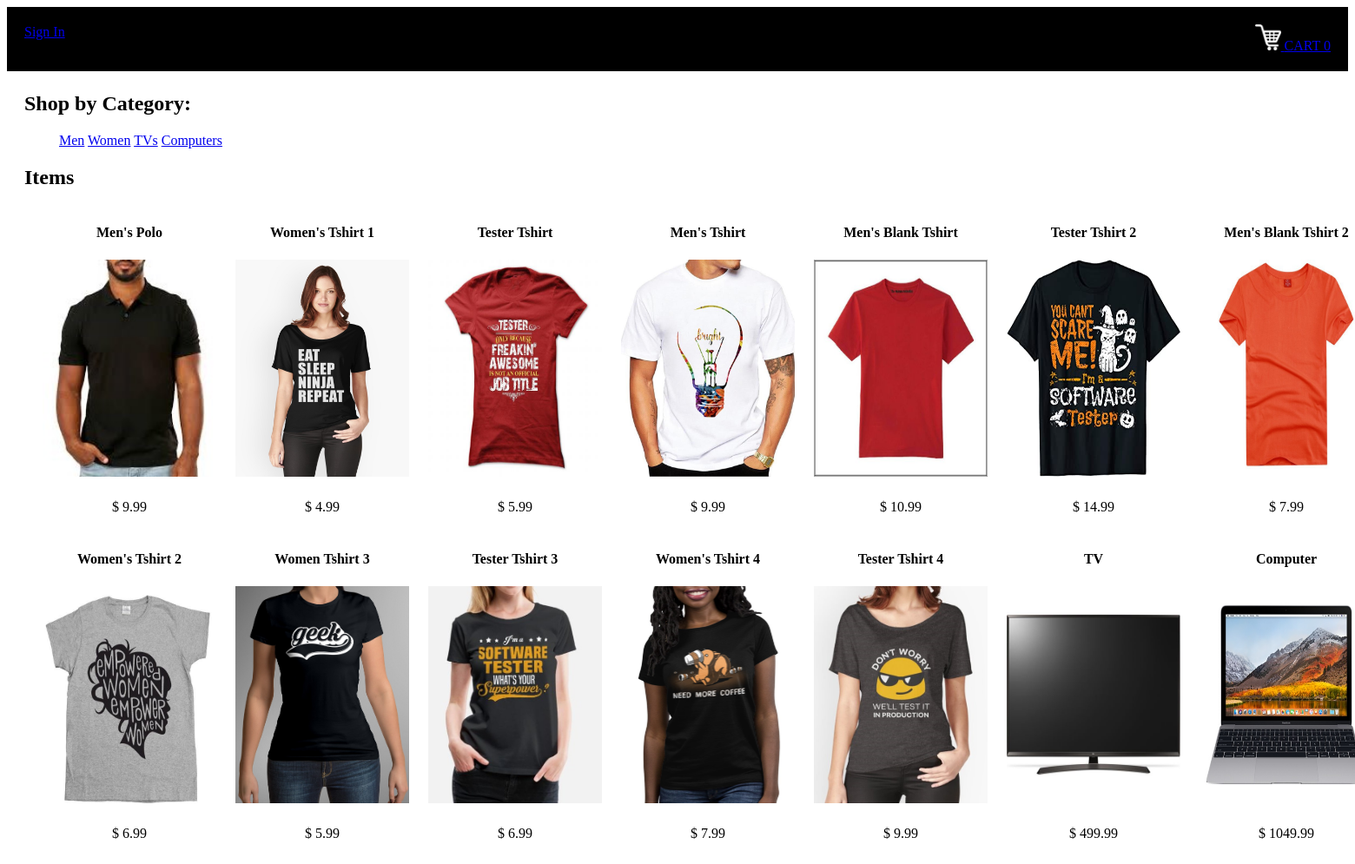
The page / on the database its author committed.
### tables this page shows
CREATE TABLE categories
		(categoryId INTEGER PRIMARY KEY,
		name TEXT
		);

CREATE TABLE products
		(productId INTEGER PRIMARY KEY,
		name TEXT,
		price REAL,
		description TEXT,
		image TEXT,
		stock INTEGER,
		categoryId INTEGER,
		FOREIGN KEY(categoryId) REFERENCES categories(categoryId)
		);

### main.py (the view)
@app.route("/")
def root():
    loggedIn, firstName, noOfItems = getLoginDetails()
    with sqlite3.connect('database.db') as conn:
        cur = conn.cursor()
        cur.execute('SELECT productId, name, price, description, image, stock FROM products')
        itemData = cur.fetchall()
        cur.execute('SELECT categoryId, name FROM categories')
        categoryData = cur.fetchall()
    itemData = parse(itemData)
    return render_template('home.html', itemData=itemData, loggedIn=loggedIn, firstName=firstName, noOfItems=noOfItems, categoryData=categoryData)

### main.py (called while the page is built, shortened)
def getLoginDetails():
    with sqlite3.connect('database.db') as conn:
        cur = conn.cursor()
        if 'email' not in session:
            loggedIn = False
            firstName = ''
            noOfItems = 0
    conn.close()
    return (loggedIn, firstName, noOfItems)

def parse(data):
    ans = []
    i = 0
    while i < len(data):
        curr = []
        for j in range(7):
            if i >= len(data):
                break
            curr.append(data[i])
            i += 1
        ans.append(curr)
    return ans

### templates/home.html (shortened to what this page needs)
<!DOCTYPE HTML>
<html>
<head>
<link rel="stylesheet" href={{ url_for('static', filename='css/home.css') }} />
<link rel="stylesheet" href={{ url_for('static', filename='css/topStyle.css') }} />
</head>
<body>
<div id="title">
	<div id="cart">
		<a class="link" href="/cart">
			<img src={{url_for('static', filename='images/shoppingCart.png')}} id="cartIcon" />
			CART {{noOfItems}}
		</a>
	</div>
	{% if not loggedIn %}
	<div id="signInButton">
		<a class="link" href="/loginForm">Sign In</a>
	</div>
	{% endif %}
</div>
<div class="display">
	<div class="displayCategory">
		<h2>Shop by Category: </h2>
		<ul>
			{% for row in categoryData %}
			<a href="/displayCategory?categoryId={{row[0]}}">{{row[1]}}</a>
			{% endfor %}
		</ul>
	</div>
	<div>
		<h2>Items</h2>
		{% for data in itemData %}
		<table>
			<tr id="productName">
				{% for row in data %}
				<td>
					{{row[1]}}
				</td>
				{% endfor %}
			</tr>
			<tr id="productImage">
				{% for row in data %}
				<td>
					<a href="/productDescription?productId={{row[0]}}">
						<img src={{ url_for('static', filename='uploads/' + row[4]) }} id="itemImage" />
					</a>
				</td>
				{% endfor %}
			</tr>
			<tr id="productPrice">
				{% for row in data %}
				<td>
					$ {{row[2]}}
				</td>
				{% endfor %}
			</tr>
		</table>
		{% endfor %}
	</div>
</div>
</body>
</html>

### static/css/home.css (style rules this page uses)
#itemImage { height: 250px; width: 200px; }
.display { margin-top: 20px; margin-left: 20px; margin-right: 20px; margin-bottom: 20px; }
table { border-spacing: 20px; }
#productName { text-align: center; font-weight: bold; }
#productPrice { text-align: center; }

### static/css/topStyle.css (style rules this page uses)
#title { background-color: black; display: inline-block; width: 100%; }
#signInButton { color: yellow; margin-top: 20px; margin-bottom: 20px; margin-left: 20px; margin-right: 20px; float: left; }
#cart { color: white; margin-top: 20px; margin-bottom: 20px; margin-left: 20px; margin-right: 20px; float: right; }
#cartIcon { height: 30px; width: 30px; }

### rows shown on the page
categories: name "Men"
categories: name "Women"
categories: name "TVs"
categories: name "Computers"
products: name "Men's Polo", image (picture), price "9.99"
products: name "Women's Tshirt 1", image (picture), price "4.99"
products: name "Tester Tshirt", image (picture), price "5.99"
products: name "Men's Tshirt", image (picture), price "9.99"
products: name "Men's Blank Tshirt", image (placeholder picture), price "10.99"
products: name "Tester Tshirt 2", image (picture), price "14.99"
products: name "Men's Blank Tshirt 2", image (picture), price "7.99"
products: name "Women's Tshirt 2", image (picture), price "6.99"
products: name "Women Tshirt 3", image (picture), price "5.99"
products: name "Tester Tshirt 3", image (picture), price "6.99"
products: name "Women's Tshirt 4", image (picture), price "7.99"
products: name "Tester Tshirt 4", image (picture), price "9.99"
products: name "TV", image (picture), price "499.99"
products: name "Computer", image (picture), price "1049.99"

### other values the page prints
{{ noOfItems }} "0"
